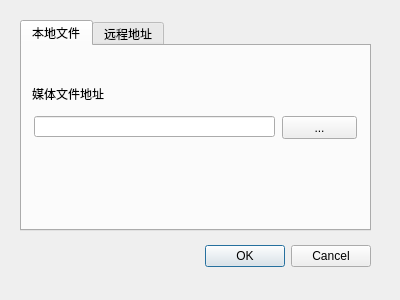
<?xml version="1.0" encoding="UTF-8"?>
<ui version="4.0">
 <class>HOpenMediaDlg</class>
 <widget class="QDialog" name="HOpenMediaDlg">
  <property name="geometry">
   <rect>
    <x>0</x>
    <y>0</y>
    <width>400</width>
    <height>300</height>
   </rect>
  </property>
  <property name="windowTitle">
   <string>媒体文件</string>
  </property>
  <widget class="QDialogButtonBox" name="buttonBox">
   <property name="geometry">
    <rect>
     <x>30</x>
     <y>240</y>
     <width>341</width>
     <height>32</height>
    </rect>
   </property>
   <property name="orientation">
    <enum>Qt::Orientation::Horizontal</enum>
   </property>
   <property name="standardButtons">
    <set>QDialogButtonBox::StandardButton::Cancel|QDialogButtonBox::StandardButton::Ok</set>
   </property>
  </widget>
  <widget class="QTabWidget" name="tab">
   <property name="geometry">
    <rect>
     <x>20</x>
     <y>20</y>
     <width>351</width>
     <height>211</height>
    </rect>
   </property>
   <property name="currentIndex">
    <number>0</number>
   </property>
   <widget class="QWidget" name="tabFile">
    <attribute name="title">
     <string>本地文件</string>
    </attribute>
    <widget class="QLineEdit" name="edit">
     <property name="geometry">
      <rect>
       <x>12</x>
       <y>70</y>
       <width>241</width>
       <height>21</height>
      </rect>
     </property>
    </widget>
    <widget class="QPushButton" name="pushButton">
     <property name="geometry">
      <rect>
       <x>260</x>
       <y>70</y>
       <width>75</width>
       <height>23</height>
      </rect>
     </property>
     <property name="text">
      <string>...</string>
     </property>
    </widget>
    <widget class="QLabel" name="label">
     <property name="geometry">
      <rect>
       <x>10</x>
       <y>40</y>
       <width>101</width>
       <height>16</height>
      </rect>
     </property>
     <property name="text">
      <string>媒体文件地址</string>
     </property>
    </widget>
   </widget>
   <widget class="QWidget" name="tabOnLine">
    <attribute name="title">
     <string>远程地址</string>
    </attribute>
   </widget>
  </widget>
 </widget>
 <resources/>
 <connections>
  <connection>
   <sender>buttonBox</sender>
   <signal>accepted()</signal>
   <receiver>HOpenMediaDlg</receiver>
   <slot>accept()</slot>
   <hints>
    <hint type="sourcelabel">
     <x>248</x>
     <y>254</y>
    </hint>
    <hint type="destinationlabel">
     <x>157</x>
     <y>274</y>
    </hint>
   </hints>
  </connection>
  <connection>
   <sender>buttonBox</sender>
   <signal>rejected()</signal>
   <receiver>HOpenMediaDlg</receiver>
   <slot>reject()</slot>
   <hints>
    <hint type="sourcelabel">
     <x>316</x>
     <y>260</y>
    </hint>
    <hint type="destinationlabel">
     <x>286</x>
     <y>274</y>
    </hint>
   </hints>
  </connection>
 </connections>
</ui>
